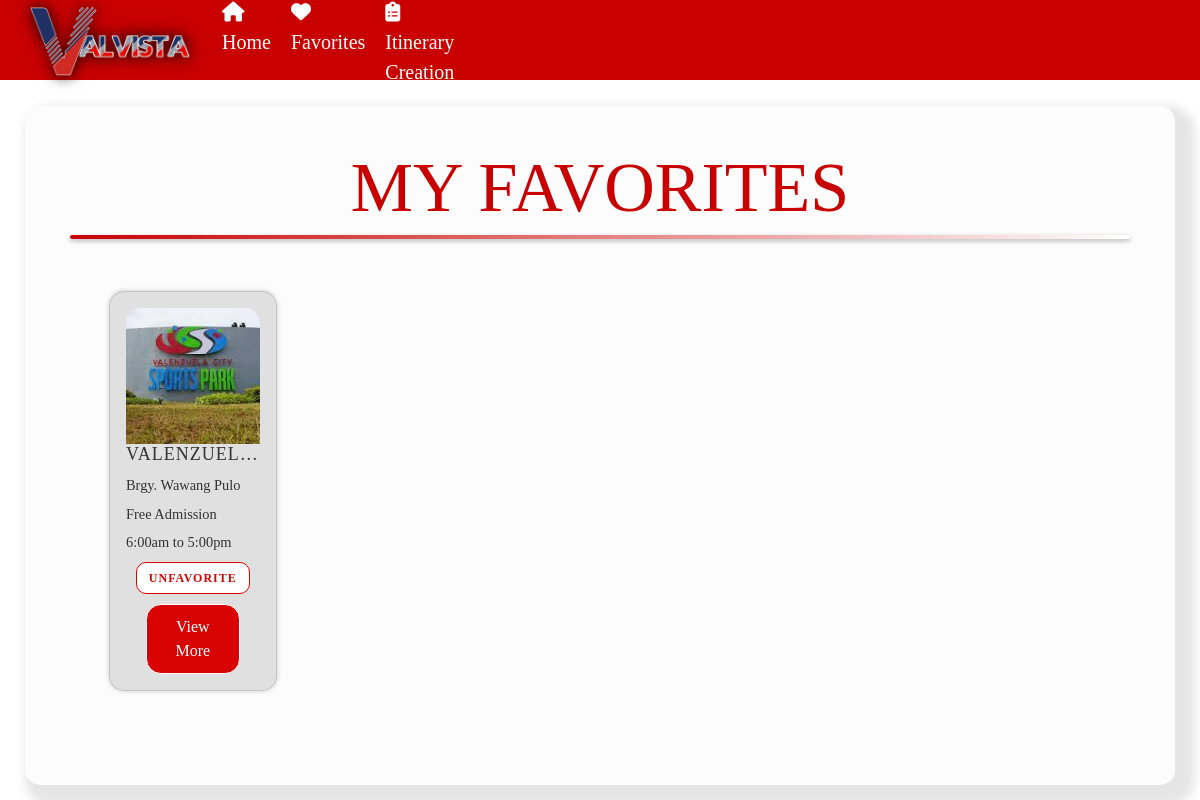
Page /favorites/ (signed in) on the committed database.
### website/models.py (models this page shows, shortened)
class Favorite(models.Model):
    user = models.ForeignKey(User, on_delete=models.CASCADE)
    place = models.ForeignKey(Place, null=True, blank=True, on_delete=models.CASCADE)
    business = models.ForeignKey(Business, null=True, blank=True, on_delete=models.CASCADE)
    class Meta:
        unique_together = ('user', 'place', 'business')

class Place(models.Model):
        COST_CHOICES = [
        ('0','0'),
        ('1-200','1-200'),
        ('201-500','201-500'),
        ('501+','501+'),
        ]
        STATUS_CHOICES = [
        ('Open','Open'),
        ('Soon to Open','Soon to Open'),
        ('Closed','Closed'),
        ('Temporarily Closed','Temporarily Closed'),
        ('For Renovation','For Renovation'),
        ]
        name = models.CharField (max_length=100)
        location = models.CharField (max_length=100)
        description = models.CharField (max_length=1000)
        categories = models.ManyToManyField('Category', related_name='places')
        time = models.CharField (max_length=20)
        timeclose = models.CharField (max_length=20)
        cost = models.CharField(max_length=100, blank=True,null=True,choices= COST_CHOICES)
        photo = models.ManyToManyField(PlaceMedia,related_name='places',blank=True)
        thumbnail = models.ImageField(upload_to="media")
        archived = models.BooleanField(default=False)
        map = models.CharField(max_length=2000,blank=True,null=True)
        promos = models.ImageField(upload_to="media",blank=True,null=True)
        announcement = models.TextField(max_length=5000, blank=True,null=True)
        status = models.CharField(max_length=100, blank=True,null=True,choices= STATUS_CHOICES)
        lat = models.DecimalField(max_digits=30, decimal_places=20, blank=True, null=True)
        lng = models.DecimalField(max_digits=30, decimal_places=20, blank=True, null=True)

### website/views.py (the view)
# urls.py: path('favorites/', views.favorite_list, name='favorite_list'),
@login_required
def favorite_list(request):
    if not request.user.groups.filter(name='NormalUsers').exists():
        return redirect('login')
    else:
        favorites = Favorite.objects.filter(user=request.user)
        return render(request, 'favorite.html', {'favorites': favorites})

### website/templates/favorite.html (shortened to what this page needs)
<!DOCTYPE html>
 <html>
 <head>
    <link rel="stylesheet" href="https://cdn.jsdelivr.net/npm/bootstrap@5.2.3/dist/css/bootstrap.min.css">
    <link rel="stylesheet" href="https://cdnjs.cloudflare.com/ajax/libs/font-awesome/6.5.1/css/all.min.css">
    <link rel="stylesheet" href="https://cdnjs.cloudflare.com/ajax/libs/font-awesome/4.7.0/css/font-awesome.min.css">
    <link rel="stylesheet" href="https://cdnjs.cloudflare.com/ajax/libs/twitter-bootstrap/4.1.3/css/bootstrap.min.css">
    <link href="https://cdn.jsdelivr.net/npm/remixicon@2.5.0/fonts/remixicon.css" rel="stylesheet">
      {% load static %}
	  <link rel="stylesheet" href="{% static 'favoritos.css' %}?v=2">
 </head>
 <header>
    <nav>
        <div class="logo">
            <a href="{%url 'home' %}"><img class="logo"src ="..\media\media\valvista logo.png" alt="logo"></a>
        </div>
        <ul class="nav-links">
            <li><a href="{%url 'home' %}"><i class="fa-solid fa-house"></i> Home</a></li>
            {% if user.is_authenticated%}
            {% if not user.is_Business and not business.approval%}
            <li><a href="{%url 'favorite_list' %}"><i class="fa-solid fa-heart"></i> Favorites</a></li>
            {%else%}
            <li><a ></i></a></li>
            {%endif%}
            {%endif%}
			{% if user.is_authenticated%}
            {% if not user.is_Business and not business.approval%}
            <li><a href="{%url 'itinerary' %}"><i class="fa-solid fa-clipboard-list"></i> Itinerary Creation</a></li>
			{%else%}
            <li><a ></i></a></li>
            {%endif%}
            {%endif%}
        </ul>
    </nav>
</header>
<br><br><br><br>
<div style="max-width: 1800px;"class=" container">
    <div class="right-box">
<div class="FAV">
    <div class="row">
        <div class="col-md-12 text-center">
            <div class="fav-title-container">
                <h3 class="animate-character">MY FAVORITES</h3>
            </div>
        </div>
    </div>
</div>
<ul style="margin-top: -40px;">
    <div class="row row-cols-1 row-cols-md-5 g-4 py-5">
  {% for favorite in favorites %}
    {% if favorite.place %}
    {% if not favorite.place.archived %}
      <li>
        <div class="card">
            <img class="card__background" src="{{ favorite.place.thumbnail.url }}" />
            <div class="card__content flow">
                <div class="card__content--container flow">
                    <h2 class="card__title">{{ favorite.place.name }}</h2>
                    <p class="card__description">{{ favorite.place.location }}</p>
                    <p class="card__description">
                        {% if favorite.place.cost == '0' %}
                            Free Admission
                        {% else %}
                            {{ favorite.place.cost }}
                        {% endif %}
                    </p>
                    <p class="card__description">{{ favorite.place.time }} to {{ favorite.place.timeclose }}</p>
                    <form method="post" action="{% url 'add_favorite_place' favorite.place.id %}" onsubmit="return openDialog(event, '{{ favorite.place.id }}');">
                        <button type="submit" class="unfavorite-button">Unfavorite</button>
                    </form>
                    <button class="card__button" onclick="redirectToPlace('{{ favorite.place.id }}')">View More</button>
                </div>
            </div>
        </div>
      </li>
    {% endif %}
    {% endif %}
  {% endfor %}
</div>
</ul>
    </div>
</div>
 </body>
 </html>

### website/static/favoritos.css (style rules this page uses)
* { margin: 0; padding: 0; box-sizing: border-box; font-family: Franklin Gothic; }
.animate-character { text-transform: uppercase; background-image: linear-gradient( -225deg, #c80000 50%, #c80000 100% ); background-size: 60% auto; background-clip: text; color: transparent; font-size: 70px; margin-top: 20px; margin-bottom: 10px; transition: text-shadow 0.3s ease, transform 0.3s ease; }
.animate-character::after { content: ''; display: block; height: 4px; background: linear-gradient(90deg, #c80000, #ffffff); border-radius: 5px; margin: 5px auto 0; box-shadow: 0 2px 5px rgba(0, 0, 0, 0.3); transition: background 0.3s ease; }
.right-box { margin: 10px 10px 10px 10px; background-color: rgba(252, 252, 252, 1); padding: 20px; border-radius: 15px; box-shadow: 10px 10px 10px 10px rgba(0, 0, 0, 0.1); justify-content: space-between; align-items: flex-start; }
nav { padding: 20px 30px; display: flex; align-items: center; background: #c80000; position: fixed; width: 100%; height: 80px; top: 0; left: 0; z-index: 1100; }
ul { list-style-type: none; }
.logo { margin-top: 1px; height: 70px; width: 160px; filter: drop-shadow(0 0 7px rgba(0, 0, 0, 0.5)); }
nav ul { display: flex; margin-top: 20px; margin-right: 30px; gap: 20px; z-index: 1; }
nav ul li a { text-decoration: none; color: #fff; font-size: 20px; transition: color 0.3s ease; display: inline-block; }
html { scroll-behavior: smooth; }
.row { display: flex; flex-wrap: wrap; gap: 0; margin: 0 auto; max-width: 100vw; padding: 0 10px; }
.card { flex: 1 1 calc(33.333% - 20px); margin: 10px; padding: 1rem; background: rgba(221, 221, 221, 0.9); border-radius: 15px; box-shadow: 0 0 5px rgba(0, 0, 0, 0.2); transition: transform 0.3s, box-shadow 0.3s; display: flex; flex-direction: column; justify-content: space-between; min-height: 400px; max-height: 400px; overflow: hidden; backdrop-filter: blur(10px); }
.card img { width: 100%; height: 150px; object-fit: cover; border-top-left-radius: 15px; border-top-right-radius: 15px; }
.card__title { font-size: clamp(16px, 1.5vw, 24px); margin-bottom: 10px; color: #333333; text-align: center; text-transform: uppercase; letter-spacing: 1px; overflow: hidden; white-space: nowrap; text-overflow: ellipsis; }
.card__description { font-size: clamp(12px, 1.2vw, 16px); color: #333333; margin-bottom: 10px; line-height: 1.3; max-height: 4em; overflow: hidden; text-overflow: ellipsis; white-space: nowrap; }
.card__button { background-color: #d80404; border: 1px solid #fff; color: #fff; padding: 10px 20px; border-radius: 15px; cursor: pointer; transition: background-color 0.3s, color 0.3s, transform 0.3s, box-shadow 0.3s; display: block; margin-top: auto; width: calc(100% - 40px); margin: 0 auto; }
.unfavorite-button { background-color: #ffffff; color: #d80404; border: 1px solid #d80404; padding: 6px 12px; border-radius: 10px; cursor: pointer; font-size: 12px; font-weight: bold; text-transform: uppercase; letter-spacing: 1px; margin: 10px auto; display: block; }

### rows in the picture
Favorite: place.thumbnail (picture), place.name "VALENZUEL…", place.location "Brgy. Wawang Pulo", shows "Free Admission", place.time "6:00am", place.timeclose "5:00pm"
